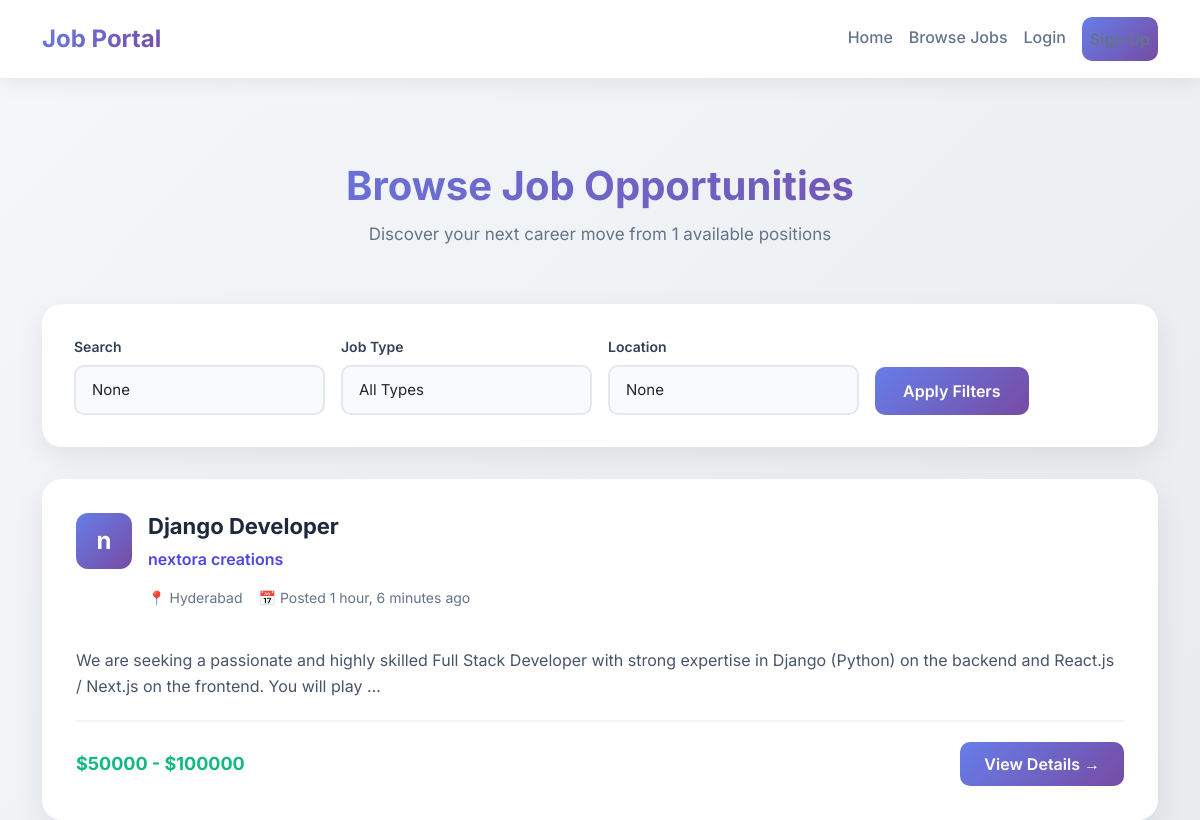
Screenshot of /jobs/ with the database file from the repository.
### jobs/models.py (models this page shows, shortened)
class Job(models.Model):
    JOB_TYPE_CHOICES = (
        ('full_time', 'Full Time'),
        ('part_time', 'Part Time'),
        ('contract', 'Contract'),
        ('internship', 'Internship'),
    )
    employer = models.ForeignKey(Employer, on_delete=models.CASCADE, related_name='jobs')
    title = models.CharField(max_length=200)
    description = models.TextField()
    requirements = models.TextField()
    location = models.CharField(max_length=200)
    job_type = models.CharField(max_length=20, choices=JOB_TYPE_CHOICES)
    salary_min = models.DecimalField(max_digits=10, decimal_places=2, null=True, blank=True)
    salary_max = models.DecimalField(max_digits=10, decimal_places=2, null=True, blank=True)
    posted_date = models.DateTimeField(default=timezone.now)
    deadline = models.DateField(null=True, blank=True)
    is_active = models.BooleanField(default=True)
    class Meta:
        ordering = ['-posted_date']

### accounts/models.py (models this page shows, shortened)
class Employer(models.Model):
    user = models.OneToOneField(User, on_delete=models.CASCADE, related_name='employer_profile')
    company_name = models.CharField(max_length=200)
    company_description = models.TextField(blank=True)
    website = models.URLField(blank=True)
    location = models.CharField(max_length=200)
    phone = models.CharField(max_length=20)
    logo = models.ImageField(upload_to='company_logos/', blank=True, null=True)

### jobs/views.py (the view)
# urls.py: path('jobs/', views.job_list, name='job_list'),
def job_list(request):
    jobs = Job.objects.filter(is_active=True)
    query = request.GET.get('q')
    if query:
        jobs = jobs.filter(
            Q(title__icontains=query) |
            Q(description__icontains=query) |
            Q(location__icontains=query)
        )
    job_type = request.GET.get('job_type')
    if job_type:
        jobs = jobs.filter(job_type=job_type)
    location = request.GET.get('location')
    if location:
        jobs = jobs.filter(location__icontains=location)
    context = {
        'jobs': jobs,
        'query': query,
        'job_type': job_type,
        'location': location,
    }
    return render(request, 'jobs/job_list.html', context)

### templates/jobs/job_list.html (shortened to what this page needs)
{% extends 'base.html' %}
{% block content %}
<div class="browse-header">
    <h1 class="browse-title">Browse Job Opportunities</h1>
    <p class="browse-subtitle">Discover your next career move from {{ jobs.count }} available positions</p>
</div>
<div class="filter-section">
    <form method="get" class="filter-form">
        <div class="form-group">
            <label class="form-label" for="search">Search</label>
            <input type="text" class="form-control" id="search" name="q" value="{{ query }}" placeholder="Job title or keyword...">
        </div>
        <div class="form-group">
            <label class="form-label" for="job_type">Job Type</label>
            <select class="form-select" id="job_type" name="job_type">
                <option value="">All Types</option>
            </select>
        </div>
        <div class="form-group">
            <label class="form-label" for="location">Location</label>
            <input type="text" class="form-control" id="location" name="location" value="{{ location }}" placeholder="City or state...">
        </div>
        <div class="form-group">
            <button type="submit" class="btn-filter">Apply Filters</button>
        </div>
    </form>
</div>
<div class="jobs-grid">
    {% if jobs %}
        {% for job in jobs %}
        <div class="job-card">
            <div class="job-header">
                <div class="company-logo">
                    {{ job.employer.company_name.0 }}
                </div>
                <div class="job-info">
                    <h2 class="job-title">{{ job.title }}</h2>
                    <div class="company-name">{{ job.employer.company_name }}</div>
                    <div class="job-meta">
                        <span>📍 {{ job.location }}</span>
                        <span>📅 Posted {{ job.posted_date|timesince }} ago</span>
                        <span class="badge badge-{{ job.job_type }}">{{ job.get_job_type_display }}</span>
                    </div>
                </div>
            </div>
            <p class="job-description">{{ job.description|truncatewords:30 }}</p>
            <div class="job-footer">
                <div>
                    {% if job.salary_min %}
                    <div class="salary">${{ job.salary_min|floatformat:0 }} - ${{ job.salary_max|floatformat:0 }}</div>
                    {% else %}
                    <div class="salary">Competitive Salary</div>
                    {% endif %}
                </div>
                <a href="{% url 'job_detail' job.id %}" class="btn-view">View Details →</a>
            </div>
        </div>
        {% endfor %}
    {% endif %}
</div>
{% endblock %}

### templates/base.html (style rules this page uses)
:root { --primary: #4f46e5; --primary-dark: #4338ca; --bg-gradient: linear-gradient(135deg, #667eea 0%, #764ba2 100%); --card-shadow: 0 20px 60px rgba(79, 70, 229, 0.15); }
* { margin: 0; padding: 0; box-sizing: border-box; }
body { font-family: 'Inter', sans-serif; background: linear-gradient(135deg, #f5f7fa 0%, #e9ecef 100%); min-height: 100vh; }

### templates/jobs/job_list.html (style rules this page uses)
.browse-header { text-align: center; padding: 60px 20px 40px; animation: fadeInDown 0.8s ease; }
.browse-title { font-size: 2.5rem; font-weight: 700; background: var(--bg-gradient); -webkit-background-clip: text; -webkit-text-fill-color: transparent; background-clip: text; margin-bottom: 12px; }
.browse-subtitle { font-size: 1.0625rem; color: #64748b; }
.filter-section { background: white; border-radius: 20px; padding: 32px; box-shadow: 0 10px 30px rgba(0, 0, 0, 0.08); margin-bottom: 32px; animation: fadeInUp 0.8s ease; }
.filter-form { display: grid; grid-template-columns: repeat(auto-fit, minmax(200px, 1fr)); gap: 16px; align-items: end; }
.form-group { margin: 0; }
.form-label { display: block; font-size: 0.875rem; font-weight: 600; color: #334155; margin-bottom: 8px; }
.form-control, .form-select { width: 100%; padding: 12px 16px; font-size: 0.9375rem; border: 2px solid #e2e8f0; border-radius: 10px; background: #f8fafc; transition: all 0.3s ease; }
.btn-filter { padding: 12px 28px; font-weight: 600; background: var(--bg-gradient); color: white; border: none; border-radius: 10px; cursor: pointer; transition: all 0.3s ease; white-space: nowrap; }
.jobs-grid { display: grid; gap: 20px; animation: fadeInUp 0.8s ease 0.2s both; }
.job-card { background: white; border-radius: 20px; padding: 32px; box-shadow: 0 10px 30px rgba(0, 0, 0, 0.08); transition: all 0.3s ease; border: 2px solid transparent; }
.job-header { display: flex; justify-content: space-between; align-items: start; margin-bottom: 20px; gap: 16px; }
.company-logo { width: 56px; height: 56px; border-radius: 12px; background: var(--bg-gradient); display: flex; align-items: center; justify-content: center; font-size: 1.5rem; color: white; font-weight: 700; flex-shrink: 0; }
.job-info { flex: 1; }
.job-title { font-size: 1.375rem; font-weight: 700; color: #1e293b; margin-bottom: 8px; }
.company-name { color: var(--primary); font-weight: 600; font-size: 1rem; margin-bottom: 16px; }
.job-meta { display: flex; gap: 16px; flex-wrap: wrap; font-size: 0.875rem; color: #64748b; margin-bottom: 16px; }
.job-description { color: #475569; line-height: 1.6; margin-bottom: 20px; display: -webkit-box; -webkit-line-clamp: 3; -webkit-box-orient: vertical; overflow: hidden; }
.job-footer { display: flex; justify-content: space-between; align-items: center; padding-top: 20px; border-top: 2px solid #f1f5f9; flex-wrap: wrap; gap: 12px; }
.salary { font-size: 1.125rem; font-weight: 700; color: #10b981; }
.btn-view { padding: 10px 24px; font-weight: 600; background: var(--bg-gradient); color: white; border: none; border-radius: 10px; text-decoration: none; transition: all 0.3s ease; display: inline-block; }
.badge { padding: 6px 12px; border-radius: 8px; font-size: 0.8125rem; font-weight: 600; display: inline-block; }

### rows the page displays
Job: employer.company_name.0 "n", title "Django Developer", employer.company_name "nextora creations", location "Hyderabad", posted_date "1 hour, 6 minutes", description "We are seeking a passionate and highly skilled Full Stack Developer with strong expertise in Django (Python) on the backend and React.js / Next.js on the frontend. You will play …", salary_min "50000", salary_max "100000"

### other values shown
{{ jobs.count }} "1"
